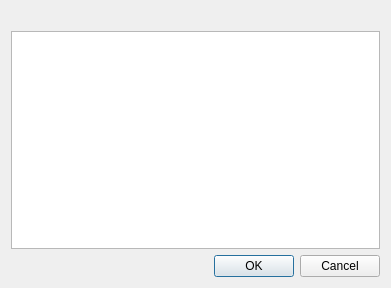
<?xml version="1.0" encoding="UTF-8"?>
<ui version="4.0">
 <class>ContainerSelectionDialog</class>
 <widget class="QDialog" name="ContainerSelectionDialog">
  <property name="geometry">
   <rect>
    <x>0</x>
    <y>0</y>
    <width>391</width>
    <height>288</height>
   </rect>
  </property>
  <property name="windowTitle">
   <string>Dialog</string>
  </property>
  <layout class="QVBoxLayout" name="verticalLayout">
   <item>
    <widget class="QLabel" name="lb_msg">
     <property name="text">
      <string/>
     </property>
    </widget>
   </item>
   <item>
    <widget class="QTreeView" name="tv_containers">
     <property name="selectionMode">
      <enum>QAbstractItemView::MultiSelection</enum>
     </property>
    </widget>
   </item>
   <item>
    <widget class="QDialogButtonBox" name="buttonBox">
     <property name="orientation">
      <enum>Qt::Horizontal</enum>
     </property>
     <property name="standardButtons">
      <set>QDialogButtonBox::Cancel|QDialogButtonBox::Ok</set>
     </property>
    </widget>
   </item>
  </layout>
 </widget>
 <resources/>
 <connections>
  <connection>
   <sender>buttonBox</sender>
   <signal>accepted()</signal>
   <receiver>ContainerSelectionDialog</receiver>
   <slot>accept()</slot>
   <hints>
    <hint type="sourcelabel">
     <x>248</x>
     <y>254</y>
    </hint>
    <hint type="destinationlabel">
     <x>157</x>
     <y>274</y>
    </hint>
   </hints>
  </connection>
  <connection>
   <sender>buttonBox</sender>
   <signal>rejected()</signal>
   <receiver>ContainerSelectionDialog</receiver>
   <slot>reject()</slot>
   <hints>
    <hint type="sourcelabel">
     <x>316</x>
     <y>260</y>
    </hint>
    <hint type="destinationlabel">
     <x>286</x>
     <y>274</y>
    </hint>
   </hints>
  </connection>
 </connections>
</ui>
